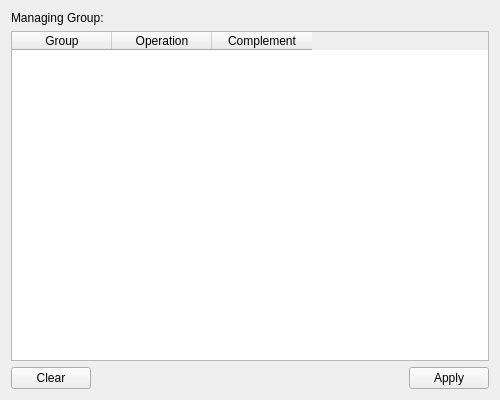
<?xml version="1.0" encoding="UTF-8"?>
<ui version="4.0">
 <class>GroupManagerWidget</class>
 <widget class="QWidget" name="GroupManagerWidget">
  <property name="geometry">
   <rect>
    <x>0</x>
    <y>0</y>
    <width>500</width>
    <height>400</height>
   </rect>
  </property>
  <property name="windowTitle">
   <string>Group Manager Widget</string>
  </property>
  <property name="whatsThis">
   <string/>
  </property>
  <layout class="QVBoxLayout" name="verticalLayout">
   <item>
    <layout class="QGridLayout" name="gridLayout">
     <item row="1" column="0">
      <widget class="QTableWidget" name="groupTableWidget">
       <property name="focusPolicy">
        <enum>Qt::NoFocus</enum>
       </property>
       <property name="alternatingRowColors">
        <bool>true</bool>
       </property>
       <property name="selectionMode">
        <enum>QAbstractItemView::NoSelection</enum>
       </property>
       <property name="selectionBehavior">
        <enum>QAbstractItemView::SelectItems</enum>
       </property>
       <property name="showGrid">
        <bool>false</bool>
       </property>
       <property name="rowCount">
        <number>0</number>
       </property>
       <property name="columnCount">
        <number>3</number>
       </property>
       <attribute name="horizontalHeaderVisible">
        <bool>true</bool>
       </attribute>
       <attribute name="horizontalHeaderCascadingSectionResizes">
        <bool>false</bool>
       </attribute>
       <attribute name="horizontalHeaderHighlightSections">
        <bool>true</bool>
       </attribute>
       <attribute name="verticalHeaderVisible">
        <bool>false</bool>
       </attribute>
       <column>
        <property name="text">
         <string>Group</string>
        </property>
       </column>
       <column>
        <property name="text">
         <string>Operation</string>
        </property>
       </column>
       <column>
        <property name="text">
         <string>Complement</string>
        </property>
       </column>
      </widget>
     </item>
     <item row="0" column="0">
      <widget class="QLabel" name="currentGroupLabel">
       <property name="text">
        <string>Managing Group: </string>
       </property>
      </widget>
     </item>
    </layout>
   </item>
   <item>
    <layout class="QHBoxLayout" name="horizontalLayout">
     <item>
      <widget class="QPushButton" name="clearPushButton">
       <property name="text">
        <string>Clear</string>
       </property>
      </widget>
     </item>
     <item>
      <spacer name="horizontalSpacer">
       <property name="orientation">
        <enum>Qt::Horizontal</enum>
       </property>
       <property name="sizeHint" stdset="0">
        <size>
         <width>40</width>
         <height>20</height>
        </size>
       </property>
      </spacer>
     </item>
     <item>
      <widget class="QPushButton" name="applyPushButton">
       <property name="text">
        <string>Apply</string>
       </property>
      </widget>
     </item>
    </layout>
   </item>
  </layout>
 </widget>
 <resources/>
 <connections/>
</ui>
